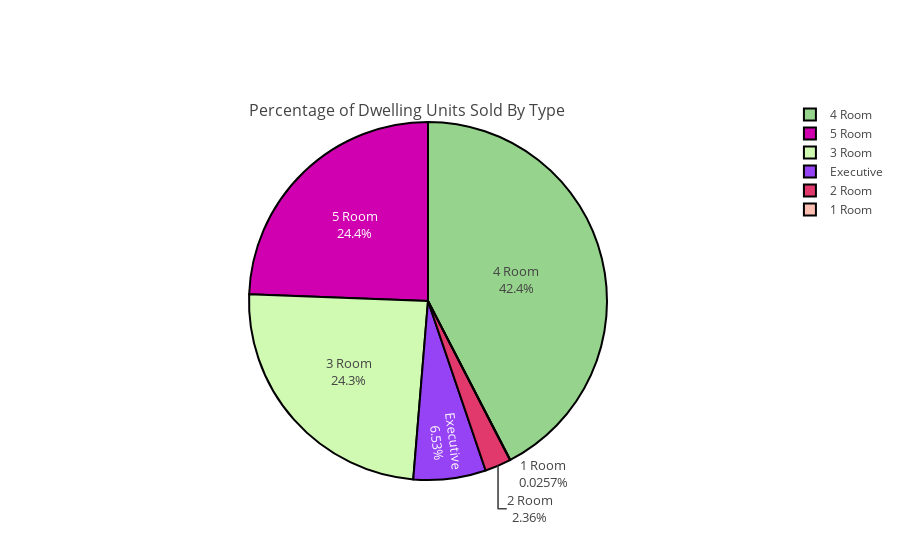

The notebook cell saved with this chart:
### Markdown cell above
<a id='Analysis3'><h2 style='text-decoration:underline'>Percentage of Dwelling Units Sold By Type</h2></a>

> We will analyze the **percentage of dwelling units sold by type** for the entire dataset to find out
which is the **most common type of dwelling unit** type that is sold .

### Code cell
labels = ['1 Room','2 Room', '3 Room','4 Room', '5 Room', 'Executive']
values = [hdb_prop_info_df['1room_sold'].sum(),
          hdb_prop_info_df['2room_sold'].sum(),
          hdb_prop_info_df['3room_sold'].sum(),
          hdb_prop_info_df['4room_sold'].sum(),
          hdb_prop_info_df['5room_sold'].sum(),
          hdb_prop_info_df['exec_sold'].sum()]

colors = ['#FEBFB3', '#E1396C', '#D0F9B1', '#96D38C', '#D000B1' ,'#9642f5','#8674f3']

trace = go.Pie(labels = labels, 
               values = values,
               hoverinfo ='label+percent', 
               textinfo = 'label+percent', 
               textfont = dict(size=13),
               title = dict(text ='Percentage of Dwelling Units Sold By Type',
                            font = dict(size = 16),
                            position = 'top left'
                           ),
               marker= dict(colors=colors, 
                            line=dict(color='#000000', 
                                      width=2)
                           )
              )
                    

iplot([trace], filename='styled_pie_chart')

### Figure 1 — Plotly figure (JSON) as saved in the notebook; plotly's stock layout.template omitted (floating-point values rounded to 4 significant figures)
{"data": [{"hoverinfo": "label+percent", "labels": ["1 Room", "2 Room", "3 Room", "4 Room", "5 Room", "Executive"], "marker": {"colors": ["#FEBFB3", "#E1396C", "#D0F9B1", "#96D38C", "#D000B1", "#9642f5", "#8674f3"], "line": {"color": "#000000", "width": 2}}, "textfont": {"size": 13}, "textinfo": "label+percent", "title": {"font": {"size": 16}, "position": "top left", "text": "Percentage of Dwelling Units Sold By Type"}, "type": "pie", "uid": "e09d6448-616f-4237-a243-d31e89ce6453", "values": [255, 23358, 240708, 420069, 241681, 64737]}], "layout": {}}
